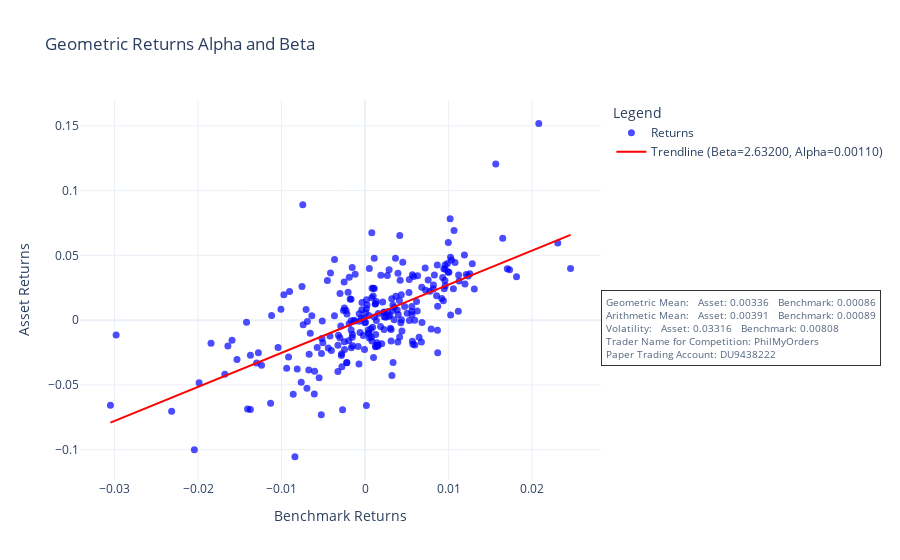

The cell this chart's notebook holds for it:
### Code cell
import plotly.graph_objects as go
import shinybroker as sb
import numpy as np

asset = sb.Contract({
    'symbol': "NVDA",
    'secType': "STK",
    'exchange': "SMART",
    'currency': "USD"
})

benchmark = sb.Contract({
    'symbol': "VOO",
    'secType': "STK",
    'exchange': "SMART",
    'currency': "USD"
})

def fetch_security_historical_data(security_info):
    historical_data = sb.fetch_historical_data(
        security_info,
        barSizeSetting="1 day",
        durationStr="1 Y"
    )
    return historical_data["hst_dta"]["close"]

def calculate_geometric_returns(close_prices):
    close_prices = np.array(close_prices)
    geometric_returns = np.log(close_prices[1:] / close_prices[:-1])
    return geometric_returns

def calculate_arithmetic_returns(close_prices):
    close_prices = np.array(close_prices)
    arithmetic_returns = np.diff(close_prices) / close_prices[:-1]
    return arithmetic_returns

def calculate_beta(asset_return, benchmark_return):
    cov = np.cov(asset_return, benchmark_return)
    cov_xy = cov[0, 1]
    var = np.var(benchmark_return, ddof=1)
    beta = cov_xy / var
    return beta

def calculate_alpha(asset_return, benchmark_return):
    mean_asset_return = np.mean(asset_return)
    mean_benchmark_return = np.mean(benchmark_return)
    beta = calculate_beta(asset_return, benchmark_return)
    alpha = mean_asset_return - beta * mean_benchmark_return
    return alpha

def calculate_best_fit_range(data1, data2, padding_factor=0.1):
    combined_data = np.concatenate((data1, data2))
    data_min = np.min(combined_data)
    data_max = np.max(combined_data)
    range_padding = (data_max - data_min) * padding_factor
    best_min = data_min - range_padding
    best_max = data_max + range_padding
    range_span = best_max - best_min
    tick_increment = round(range_span / 10, 4)  # Divide range into ~10 ticks
    return best_min, best_max, tick_increment

def calculate_geometric_mean(returns):
    compounding_factor = np.exp(np.mean(returns))
    return compounding_factor - 1

def calculate_arithmetic_mean(returns):
    return np.mean(returns)

def calculate_volatility(returns):
    return np.std(returns, ddof=1)
    
    
# Fetch data for both securities
asset_close_data = fetch_security_historical_data(asset)
benchmark_close_data = fetch_security_historical_data(benchmark)

# Calculate the geometric and arithemetic returns 
asset_geometric_returns = calculate_geometric_returns(asset_close_data)
benchmark_geometric_returns = calculate_geometric_returns(benchmark_close_data)
asset_arithmetic_returns = calculate_arithmetic_returns(asset_close_data)
benchmark_arithmetic_returns = calculate_arithmetic_returns(benchmark_close_data)

# Calculate alpha/beta for geometric and arithmetic returns
geo_beta = calculate_beta(asset_geometric_returns, benchmark_geometric_returns)
geo_alpha = calculate_alpha(asset_geometric_returns, benchmark_geometric_returns)
print(f"Geometric - alpha: {geo_alpha} | beta: {geo_beta}")

def create_alpha_beta_plot(asset_returns, benchmark_returns, alpha, beta, title, color, line_color, asset_geo_mean, benchmark_geo_mean, asset_arith_mean, benchmark_arith_mean, asset_volatility, benchmark_volatility):
    fig = go.Figure()
    
    fig.add_trace(go.Scatter(
        x=benchmark_returns,
        y=asset_returns,
        mode='markers',
        name='Returns',
        marker=dict(size=7, color=color, opacity=0.7)
    ))

    trendline = beta * benchmark_returns + alpha
    fig.add_trace(go.Scatter(
        x=benchmark_returns,
        y=trendline,
        mode='lines',
        name=f'Trendline (Beta={beta:.5f}, Alpha={alpha:.5f})',
        line=dict(color=line_color, dash='solid')
    ))

    metrics_text = (
        f"Geometric Mean:\n"
        f"  Asset: {asset_geo_mean:.5f}\n"
        f"  Benchmark: {benchmark_geo_mean:.5f}<br>"
        f"Arithmetic Mean:\n"
        f"  Asset: {asset_arith_mean:.5f}\n"
        f"  Benchmark: {benchmark_arith_mean:.5f}<br>"
        f"Volatility:\n"
        f"  Asset: {asset_volatility:.5f}\n"
        f"  Benchmark: {benchmark_volatility:.5f}<br>"
        f"Trader Name for Competition: PhilMyOrders<br>"
        f"Paper Trading Account: DU9438222<br>"
    )
    
    fig.add_annotation(
        x=1.0,  
        y=0.5,
        text=metrics_text,
        showarrow=False,
        align='left',
        font=dict(size=10),
        bordercolor='black',
        borderwidth=1,
        borderpad=4,
        bgcolor='white',
        opacity=0.8,
        xref="paper", 
        yref="paper",
        xanchor="left",
        yanchor="top",
    )

    layout = {
        "title": title,
        "xaxis": {
            "title": "Benchmark Returns",
        },
        "yaxis": {
            "title": "Asset Returns",
        },
        "legend_title": "Legend",
        "template": "plotly_white"
    }
    fig.update_layout(**layout)

    return fig

asset_geo_mean = calculate_geometric_mean(asset_geometric_returns)
benchmark_geo_mean = calculate_geometric_mean(benchmark_geometric_returns)
asset_arith_mean = calculate_arithmetic_mean(asset_arithmetic_returns)
benchmark_arith_mean = calculate_arithmetic_mean(benchmark_arithmetic_returns)
asset_volatility = calculate_volatility(asset_geometric_returns)
benchmark_volatility = calculate_volatility(benchmark_geometric_returns)

geo_fig = create_alpha_beta_plot(
    asset_returns=asset_geometric_returns,
    benchmark_returns=benchmark_geometric_returns,
    alpha=geo_alpha,
    beta=geo_beta,
    title="Geometric Returns Alpha and Beta",
    color="blue",
    line_color="red",
    asset_geo_mean=asset_geo_mean,
    benchmark_geo_mean=benchmark_geo_mean,
    asset_arith_mean=asset_arith_mean,
    benchmark_arith_mean=benchmark_arith_mean,
    asset_volatility=asset_volatility,
    benchmark_volatility=benchmark_volatility
)

geo_fig.show()

### Figure 1 — Plotly figure (JSON) as saved in the notebook; plotly's stock layout.template omitted (floating-point values rounded to 4 significant figures; data arrays with more than 128 entries replaced by an {"elided": "..."} marker saying what was removed)
{"data": [{"marker": {"color": "blue", "opacity": 0.7, "size": 7}, "mode": "markers", "name": "Returns", "x": {"elided": "250 float values"}, "y": {"elided": "250 float values"}, "type": "scatter"}, {"line": {"color": "red", "dash": "solid"}, "mode": "lines", "name": "Trendline (Beta=2.63200, Alpha=0.00110)", "x": {"elided": "250 float values"}, "y": {"elided": "250 float values"}, "type": "scatter"}], "layout": {"annotations": [{"align": "left", "bgcolor": "white", "bordercolor": "black", "borderpad": 4, "borderwidth": 1, "font": {"size": 10}, "opacity": 0.8, "showarrow": false, "text": "Geometric Mean:\n  Asset: 0.00336\n  Benchmark: 0.00086<br>Arithmetic Mean:\n  Asset: 0.00391\n  Benchmark: 0.00089<br>Volatility:\n  Asset: 0.03316\n  Benchmark: 0.00808<br>Trader Name for Competition: PhilMyOrders<br>Paper Trading Account: DU9438222<br>", "x": 1.0, "xanchor": "left", "xref": "paper", "y": 0.5, "yanchor": "top", "yref": "paper"}], "title": {"text": "Geometric Returns Alpha and Beta"}, "xaxis": {"title": {"text": "Benchmark Returns"}}, "yaxis": {"title": {"text": "Asset Returns"}}, "legend": {"title": {"text": "Legend"}}}}
